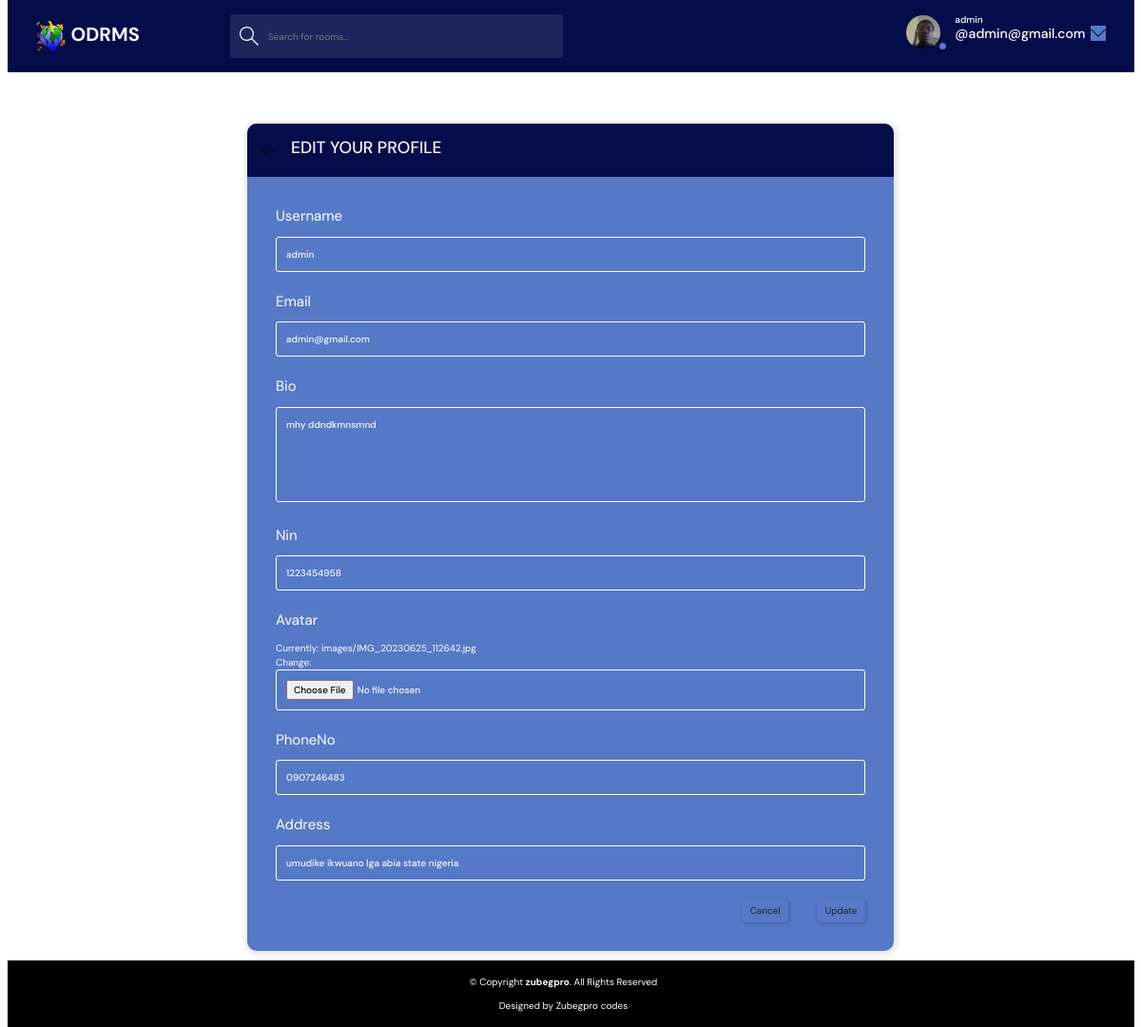
The app's page /update_user (signed in) with its own data.
### base/models.py (models this page shows)
class CustomUser(AbstractUser):
    email = models.EmailField(unique=True,)
    bio = models.TextField(blank=True)
    nin = models.CharField(max_length=11, null=True)
    phoneNo = models.CharField(max_length=11, null=True)
    address = models.CharField(max_length=250, null=True)
    avatar = models.ImageField(null=True, upload_to='images/', default='avatar.svg')
    updated = models.DateTimeField(auto_now=True)
    created= models.DateTimeField(auto_now_add=True)
    USERNAME_FIELD = 'email'
    REQUIRED_FIELDS = []
    class Meta:
        ordering = ['updated', 'created']
    def __str__(self):
        return self.username  # Display the name of the user in the admin panel

### base/views.py (the view)
# urls.py: path('update_user', views.update_user, name='update_user'),
@login_required(login_url='login')
def update_user(request):
    user = request.user
    form = UserForm(instance=user)
    context ={'form':form}
    if request.method == 'POST':
        form = UserForm(request.POST, request.FILES, instance=user)
        if form.is_valid():
            form.save()
            return redirect('user-profile', pk=user.id)
    return render(request, 'base/update-user.html', context)

### base/forms.py
class UserForm(ModelForm):
    class Meta:
        model = CustomUser
        fields = ['username', 'email', 'bio','nin','avatar','phoneNo','address']

### base/templates/base/update-user.html (shortened to what this page needs)
{% extends 'main.html' %}
{% block content %}
<main class="update-account layout">
    <div class="container d-flex justify-content-center">
        <div class="layout__box mt-5">
            <div class="layout__boxHeader">
                <div class="layout__boxTitle">
                    <a href="{% url 'home'%}">
                        <svg version="1.1" xmlns="http://www.w3.org/2000/svg" width="32" height="32"
                            viewBox="0 0 32 32">
                            <title>arrow-left</title>
                            <path
                                d="M13.723 2.286l-13.723 13.714 13.719 13.714 1.616-1.611-10.96-10.96h27.625v-2.286h-27.625l10.965-10.965-1.616-1.607z">
                            </path>
                        </svg>
                    </a>
                    <h3>Edit your profile</h3>
                </div>
            </div>
            <div class="layout__body">
                <form class="form" action="#" method="POST" enctype="multipart/form-data">
                    {% for field in form %}
                    <div class="form__group text-white">
                        <label for="profile_pic">{{field.label}}</label>
                        {{field}}
                    </div>
                    {% endfor %}
                    <div class="form__action">
                        <a class="btn btn--dark" href="index.html">Cancel</a>
                        <button class="btn btn--main" type="submit">Update</button>
                    </div>
                </form>
            </div>
        </div>
    </div>
</main>
{% endblock %}

### templates/navbar.html (shortened to what this page needs)
{% load static %}
<header class="header header--loggedIn sticky-top">
  <div class="container">
    <a href="/" class="header__logo">
      <img src="{% static 'med_img/icons/logo.png' %}" alt="Icon" />
      <h1>ODRMS</h1>
    </a>
    <form class="header__search" action="{% url 'home' %}" method="GET">
      <label>
        <input placeholder="Search for rooms..." name="h">
      </label>
    </form>
    <nav class="header__menu pr-2 pl-0">
    {% if request.user.is_authenticated %}
      <div class="header__user  text-white">
        <a href="{% url 'user-profile' user.id %}">
          <div class="avatar avatar--medium active">
            <img src={{request.user.avatar.url}} />
          </div>
          <p>{{request.user.username}} <span>@{{request.user.email}}</span></p>
        </a>
        <button class="dropdown-button">
          <svg  version="1.1" xmlns="http://www.w3.org/2000/svg" width="32" height="32" style="background-color:#5579c6 ; color: rgb(243, 243, 247);" viewBox="0 0 32 32">
            <title>chevron-down</title>
            <path d="M16 21l-13-13h-3l16 16 16-16h-3l-13 13z"></path>
          </svg>
        </button>
      </div>
    {% endif %}
    </nav>
  </div>
</header>

### records on screen
CustomUser: user.avatar (picture), user.username "admin", user.email "admin@gmail.com", form "admin" "admin@gmail.com" "mhy ddndkmnsmnd" "1223454958" "0907246483" "umudike ikwuano lga abia state nigeria"

### other values on screen
{{ field.label }} "Username" "Email" "Bio" "Nin" "Avatar" "PhoneNo" "Address"
